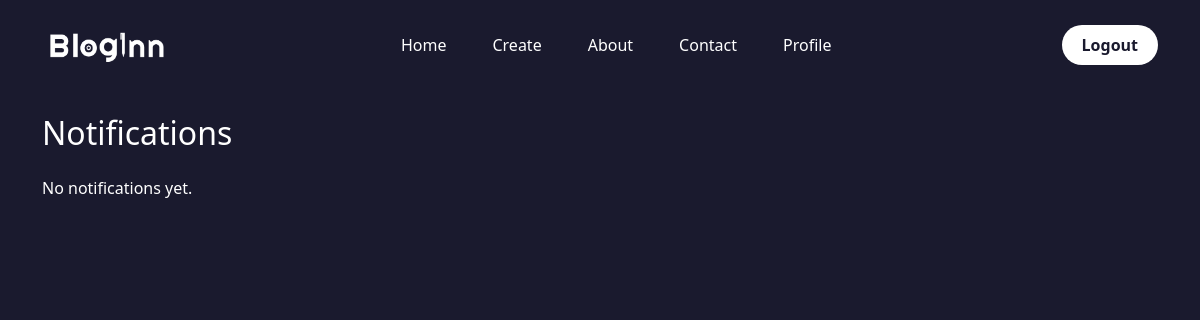
/notification/ (signed in), run on an earlier commit of the app's database.
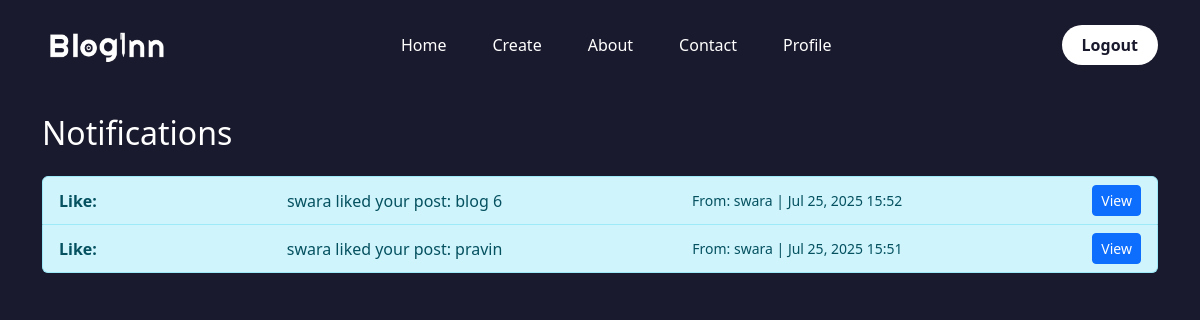
And on a later commit of the database.
### users/models.py (models this page shows, shortened)
class Notification(models.Model):
    sender = models.ForeignKey(User, related_name='sent_notifications', on_delete=models.SET_NULL, null=True, blank=True)
    receiver = models.ForeignKey(User, related_name='received_notifications', on_delete=models.CASCADE)  # The blog author or target
    blog = models.ForeignKey(Post, on_delete=models.CASCADE, null=True, blank=True)
    message = models.CharField(max_length=255)
    type = models.CharField(
        max_length=20,
        choices=[('comment', 'Comment'), ('like', 'Like'), ('follow', 'Follow'), ('system', 'System')],
        default='system'
    )
    is_read = models.BooleanField(default=False)
    action_url = models.URLField(blank=True, null=True)
    timestamp = models.DateTimeField(auto_now_add=True)

### users/views.py (the view)
# urls.py: path('notification/',user_views.notification,name='notification'),
@login_required
def notification(request):
    notifications=Notification.objects.filter(receiver=request.user).order_by('-timestamp')
    return render(request,'users/notification.html',{'notifications':notifications})

### users/templates/users/notification.html
{% extends "blog/base.html" %}
{% block content %}
<div class="container mt-4">
    <h2 class="mb-4">Notifications</h2>
    {% if notifications%}
     <ul class="list-group">
        {% for post in notifications%}
            <li class="list-group-item d-flex justify-content-between align-items-center {% if not post.is_read %}list-group-item-info{% endif %}">
                <strong>{{post.type|capfirst}}:</strong> {{post.message}}<br>
                <small class="text_muted">From: {{post.sender.username}} | {{ post.timestamp|date:"M d, Y H:i" }}</small>
                    {% if post.action_url %}
                        <a href="{{ post.action_url }}" class="btn btn-sm btn-primary">View</a>
                    {% endif %}
            </li>
        {% endfor %}
     </ul>
    {% else %}
    <p>No notifications yet.</p>
    {% endif%}
    </div>
{% endblock %}

What changed in the data, as far as the page shows it:
added Notification: type "Like", message "swara liked your post: blog 6", sender.username "swara", timestamp "Jul 25, 2025 15:52"
added Notification: type "Like", message "swara liked your post: pravin", sender.username "swara", timestamp "Jul 25, 2025 15:51"
Also different on the page:
text no longer shown: "No notifications yet."
